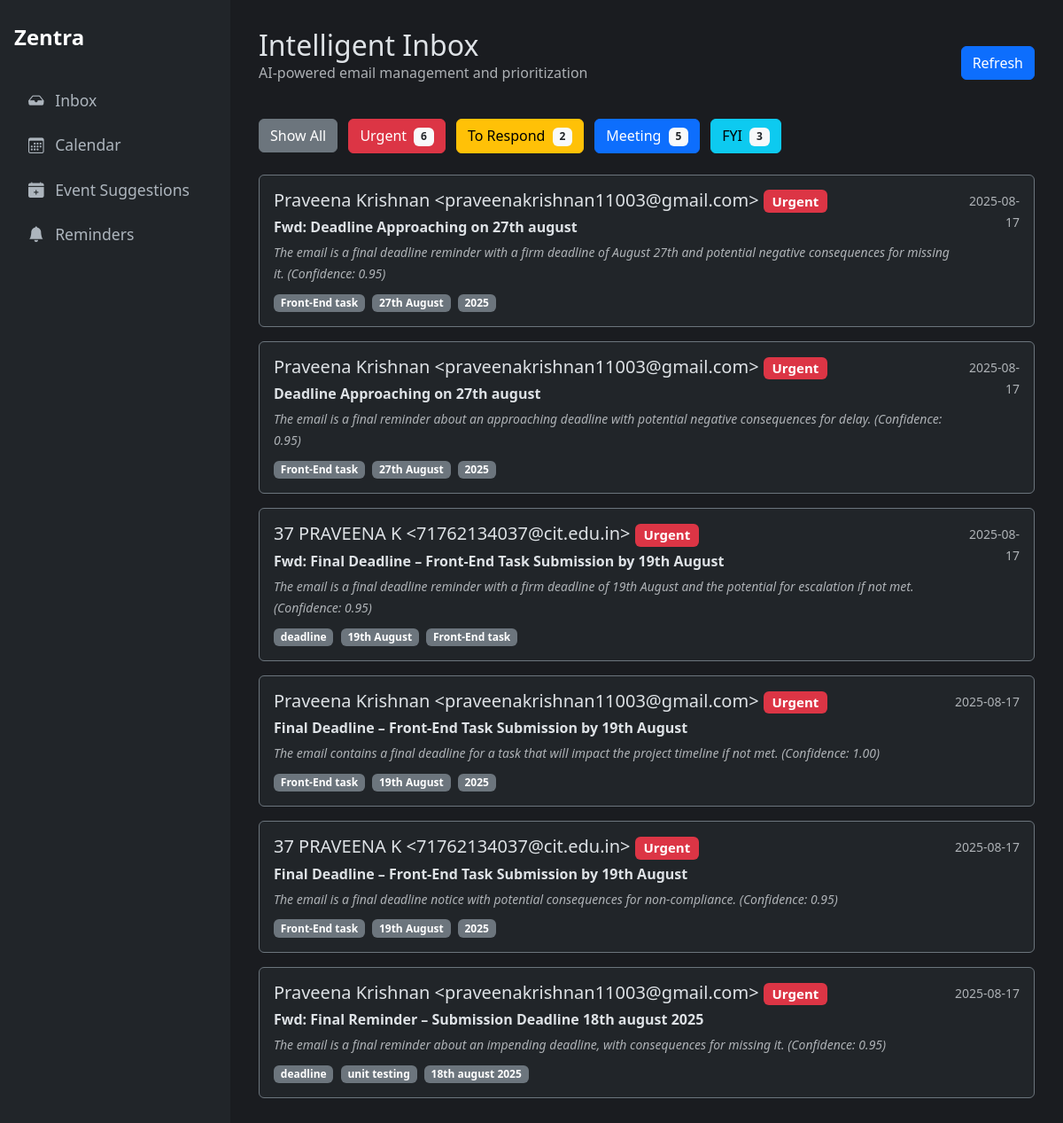
The app's page /recent_classified?category=Urgent with its own data.
### tables this page shows
CREATE TABLE classifications (
    id INTEGER PRIMARY KEY AUTOINCREMENT,
    gmail_message_id TEXT UNIQUE NOT NULL, -- NEW: Added unique message ID
    created_at TIMESTAMP NOT NULL DEFAULT CURRENT_TIMESTAMP,
    subject TEXT NOT NULL,
    sender TEXT NOT NULL,
    body TEXT,
    category TEXT,
    confidence REAL,
    priority_analysis TEXT,
    category_reason TEXT,
    summary TEXT,
    important_terms TEXT,
    response_draft TEXT
);

### Oauth.py (the view)
@app.route("/recent_classified")
def recent_classified_view():
    category_filter = request.args.get('category', None)
    classifications = database.get_recent_classifications(category_filter=category_filter)
    category_counts = database.get_category_counts()
    category_colors = {"Urgent": "danger", "To Respond": "warning", "Meeting": "primary", "FYI": "info", "Uncategorized": "secondary"}
    return render_template("history.html", classifications=classifications, counts=category_counts, category_colors=category_colors)

### database.py (called while the page is built)
def get_db_connection():
    conn = sqlite3.connect(DATABASE_FILE, timeout=10)
    conn.row_factory = sqlite3.Row
    return conn

def get_recent_classifications(category_filter=None, limit=25):
    conn = get_db_connection()
    query = """
        SELECT
            c.id, c.subject, c.sender, c.category, c.confidence,
            c.category_reason, c.important_terms, c.created_at,
            s.status as suggestion_status
        FROM
            classifications c
        LEFT JOIN
            suggested_events s ON c.id = s.source_email_id
    """
    params = []
    if category_filter:
        query += ' WHERE c.category = ?'
        params.append(category_filter)
    query += ' ORDER BY c.id DESC LIMIT ?'
    params.append(limit)
    classifications = conn.execute(query, tuple(params)).fetchall()
    conn.close()
    return classifications

def get_category_counts():
    conn = get_db_connection()
    counts = conn.execute('SELECT category, COUNT(id) as count FROM classifications GROUP BY category').fetchall()
    conn.close()
    return {row['category']: row['count'] for row in counts}

### templates/history.html (shortened to what this page needs)
{% extends "layout.html" %}
{% block content %}
<div class="d-flex justify-content-between align-items-center mb-4">
  <div>
    <h1 class="h2 mb-0">Intelligent Inbox</h1>
    <p class="text-muted">AI-powered email management and prioritization</p>
  </div>
  <a href="/recent_classified" class="btn btn-primary">Refresh</a>
</div>
<div class="mb-4">
  <a href="/recent_classified" class="btn btn-secondary me-2">Show All</a>
  <a href="/recent_classified?category=Urgent" class="btn btn-danger me-2">Urgent <span class="badge bg-light text-dark ms-1">{{ counts.get('Urgent', 0) }}</span></a>
  <a href="/recent_classified?category=To Respond" class="btn btn-warning me-2">To Respond <span class="badge bg-light text-dark ms-1">{{ counts.get('To Respond', 0) }}</span></a>
  <a href="/recent_classified?category=Meeting" class="btn btn-primary me-2">Meeting <span class="badge bg-light text-dark ms-1">{{ counts.get('Meeting', 0) }}</span></a>
  <a href="/recent_classified?category=FYI" class="btn btn-info">FYI <span class="badge bg-light text-dark ms-1">{{ counts.get('FYI', 0) }}</span></a>
</div>
{% for item in classifications %}
<a href="/classification/{{ item.id }}" class="text-decoration-none text-white">
  <div class="card mb-3 bg-dark border-secondary">
    <div class="card-body">
      <div class="d-flex w-100 justify-content-between">
        <div class="flex-grow-1">
          <h5 class="mb-1">{{ item.sender }} <span class="badge bg-{{ category_colors.get(item.category, 'secondary') }}">{{ item.category }}</span>
          </h5>
          <p class="mb-1"><strong>{{ item.subject }}</strong></p>
          <p class="mb-0 text-muted fst-italic">
            <small>{{ item.category_reason }} (Confidence: {{ "%.2f"|format(item.confidence|float) }})</small>
          </p>
          <div class="mt-2">
            {% if item.important_terms %}
              {% for term in item.important_terms.split(',')[:3] %}
                {% if term.strip() %}
                  <span class="badge bg-secondary me-1">{{ term.strip() }}</span>
                {% endif %}
              {% endfor %}
            {% endif %}
          </div>
        </div>
        <div class="text-end">
          <small class="text-muted">{{ item.created_at[:10] }}</small>
        </div>
      </div>
    </div>
  </div>
</a>
{% else %}
<div class="alert alert-info">No classified emails in history.</div>
{% endfor %}
{% endblock %}

### templates/layout.html (style rules this page uses)
body { display: flex; min-height: 100vh; background-color: #1a1c20; color: #dee2e6; }

### records on screen
classifications: sender "Praveena Krishnan <praveenakrishnan11003@gmail.com>", category "Urgent", subject "Fwd: Deadline Approaching on 27th august", category_reason "The email is a final deadline reminder with a firm deadline of August 27th and potential negative consequences for missing it.", confidence "0.95", strip "Front-End task" "27th August" "2025", created_at "2025-08-17"
classifications: sender "Praveena Krishnan <praveenakrishnan11003@gmail.com>", category "Urgent", subject "Deadline Approaching on 27th august", category_reason "The email is a final reminder about an approaching deadline with potential negative consequences for delay.", confidence "0.95", strip "Front-End task" "27th August" "2025", created_at "2025-08-17"
classifications: sender "37 PRAVEENA K <71762134037@cit.edu.in>", category "Urgent", subject "Fwd: Final Deadline – Front-End Task Submission by 19th August", category_reason "The email is a final deadline reminder with a firm deadline of 19th August and the potential for escalation if not met.", confidence "0.95", strip "deadline" "19th August" "Front-End task", created_at "2025-08-17"
classifications: sender "Praveena Krishnan <praveenakrishnan11003@gmail.com>", category "Urgent", subject "Final Deadline – Front-End Task Submission by 19th August", category_reason "The email contains a final deadline for a task that will impact the project timeline if not met.", confidence "1.00", strip "Front-End task" "19th August" "2025", created_at "2025-08-17"
classifications: sender "37 PRAVEENA K <71762134037@cit.edu.in>", category "Urgent", subject "Final Deadline – Front-End Task Submission by 19th August", category_reason "The email is a final deadline notice with potential consequences for non-compliance.", confidence "0.95", strip "Front-End task" "19th August" "2025", created_at "2025-08-17"
classifications: sender "Praveena Krishnan <praveenakrishnan11003@gmail.com>", category "Urgent", subject "Fwd: Final Reminder – Submission Deadline 18th august 2025", category_reason "The email is a final reminder about an impending deadline, with consequences for missing it.", confidence "0.95", strip "deadline" "unit testing" "18th august 2025", created_at "2025-08-17"

### other values on screen
{{ counts.get('Urgent', 0) }} "6"
{{ counts.get('To Respond', 0) }} "2"
{{ counts.get('Meeting', 0) }} "5"
{{ counts.get('FYI', 0) }} "3"
